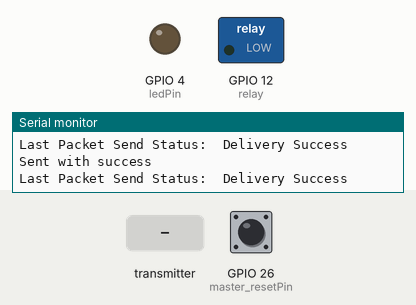
This sketch was run on a simulated ESP32. Parts: switched loads named in the sketch (green lamp = pin HIGH), output pins drawn as LEDs (lit = HIGH), the last lines printed to the serial monitor. Dashed ring = blinking. Inputs (shaded band) come from the test bench; at power-on: GPIO 26 (master_resetPin) LOW.

Above: at 1.2 s.
1.3 s: the transmitter starts sending ls = 1
At 1.6 s:
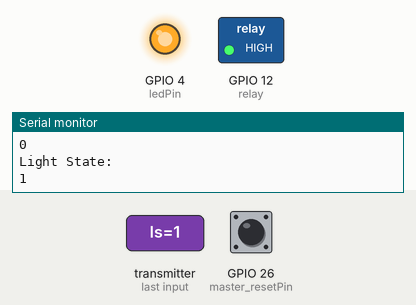
2.8 s: GPIO 26 (master_resetPin) pulled HIGH for 3.2 s
At 5.9 s:
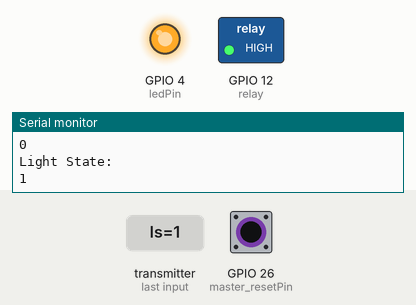
7.5 s: the transmitter starts sending rst = 1
At 8.7 s:
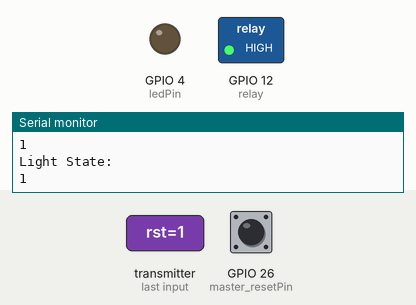
9.0 s: the transmitter starts sending rst = 0
At 9.9 s:
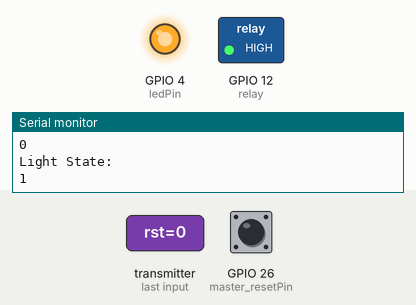
Timing chart, 0 to 11.5 s (numbered marks = the images above; inputs shaded):
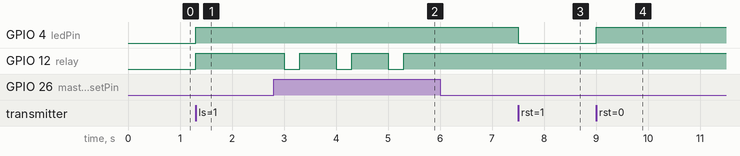

The sketch:

Receiver_ESP_file-range.ino
```cpp
#include <esp_now.h>
#include "WiFi.h"

const int ledPin = 4;
const int relay = 12;
const int master_resetPin = 26;

uint8_t broadcastAddress[] = {0x08, 0x3A, 0xF2, 0x8E, 0xE7, 0x80};

// Structure example to receive data
// Must match the sender structure
typedef struct struct_message {
  char a[32];
  bool d;
  bool lbs;
  bool bs;
  bool ls;
  bool rst;
  bool m_rst;
} struct_message;

// Create a struct_message called myData
struct_message myData;

//--
void OnDataSent(const uint8_t *mac_addr, esp_now_send_status_t status) {
  Serial.print("\r\nLast Packet Send Status:\t");
  Serial.println(status == ESP_NOW_SEND_SUCCESS ? "Delivery Success" : "Delivery Fail");
}
//--

// callback function that will be executed when data is received
void OnDataRecv(const uint8_t * mac, const uint8_t *incomingData, int len) {
  memcpy(&myData, incomingData, sizeof(myData));
  Serial.print("Bytes received: ");
  Serial.println(len);
  Serial.print("Char: ");
  Serial.println(myData.a);
  Serial.print("Button Pressed?: ");
  Serial.println(myData.d);
  Serial.println("Button State: ");
  Serial.println(myData.bs);
  Serial.println("Reset button: ");
  Serial.println(myData.rst);
  Serial.println("Light State: ");
  Serial.println(myData.ls);
  //Serial.println("Master reset State: ");
  //Serial.println(master_resetPin);
  Serial.println();

  if (myData.ls == true){
    //digitalWrite(ledPin, HIGH);
    //digitalWrite(ledPin, myData.ls);
    digitalWrite(ledPin, HIGH); //NEW ADD
    digitalWrite(relay, myData.ls);
  }

  if (myData.rst == true){
      digitalWrite(ledPin, LOW); //NEW ADD
      digitalWrite(relay, myData.ls);
  }
}

void setup() {
  // Initialize Serial Monitor
  Serial.begin(115200);
  pinMode(ledPin, OUTPUT);
  digitalWrite(ledPin, LOW);
  pinMode(relay, OUTPUT);
  pinMode(master_resetPin, INPUT);
  //digitalWrite(ledPin, myData.ls); //added

  // Set device as a Wi-Fi Station
  WiFi.mode(WIFI_STA);

  // Init ESP-NOW
  if (esp_now_init() != ESP_OK) {
    Serial.println("Error initializing ESP-NOW");
    return;
  }

  //--
  esp_now_register_send_cb(OnDataSent);

  // Register peer
  esp_now_peer_info_t peerInfo;
  memcpy(peerInfo.peer_addr, broadcastAddress, 6);
  peerInfo.channel = 0;
  peerInfo.encrypt = false;

  // Add peer
  if (esp_now_add_peer(&peerInfo) != ESP_OK){
    Serial.println("Failed to add peer");
    return;
  }
  //--


  // Once ESPNow is successfully Init, we will register for recv CB to
  // get recv packer info
  esp_now_register_recv_cb(OnDataRecv);
}

void loop() {
  // Set values to send
  myData.m_rst = digitalRead(master_resetPin);

  if (myData.m_rst == true){
    digitalWrite(relay, LOW);
    myData.ls = false;
  }

  // Send message via ESP-NOW
  esp_err_t result = esp_now_send(broadcastAddress, (uint8_t *) &myData, sizeof(myData));

  if (result == ESP_OK) {
    Serial.println("Sent with success");
  }
  else {
    Serial.println("Error sending the data");
  }
  delay(1000);
}
```

Measured:
- after the input at 1.3 s, GPIO 4 (ledPin), GPIO 12 (relay): LOW → HIGH at once
- after the input at 2.8 s, GPIO 12 (relay): alternates HIGH for 0.70 s and LOW for 0.30 s, 6 changes in all, then stays HIGH, starting after 0.20 s
- after the input at 7.5 s, GPIO 4 (ledPin): HIGH → LOW at once
- after the input at 9.0 s, GPIO 4 (ledPin): LOW → HIGH at once
